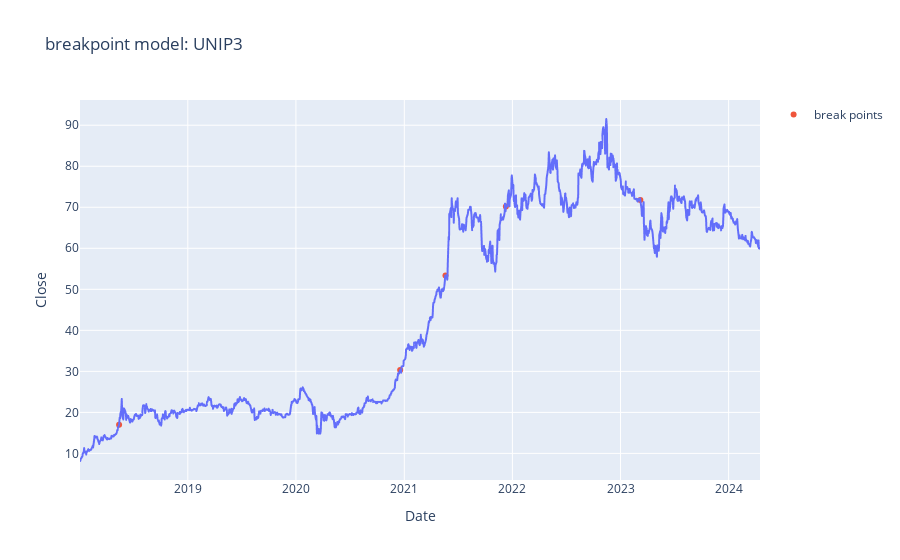

Source (notebook cell):
### Code cell
import plotly.graph_objects as go
figg = px.line(df,title=f'breakpoint model: {ticker}',y='Close',x='Date') 
figg.add_trace(go.Scatter(name="break points", x = df[df['breakpoint'] == -1]['Date'],y=df[df['breakpoint'] == -1]['Close'],mode='markers'))
figg.show()

### Figure 1 — Plotly figure (JSON) as saved in the notebook; plotly's stock layout.template omitted (floating-point values rounded to 4 significant figures; data arrays with more than 128 entries replaced by an {"elided": "..."} marker saying what was removed)
{"data": [{"hovertemplate": "Date=%{x}<br>Close=%{y}<extra></extra>", "legendgroup": "", "line": {"color": "#636efa", "dash": "solid"}, "marker": {"symbol": "circle"}, "mode": "lines", "name": "", "showlegend": false, "type": "scattergl", "x": {"elided": "1560 str values"}, "xaxis": "x", "y": {"elided": "1560 float values"}, "yaxis": "y"}, {"mode": "markers", "name": "break points", "type": "scatter", "x": ["2018-05-14T00:00:00-03:00", "2020-12-18T00:00:00-03:00", "2021-05-20T00:00:00-03:00", "2021-12-10T00:00:00-03:00", "2023-03-09T00:00:00-03:00"], "y": [17.01, 30.34, 53.35, 70.17, 71.8]}], "layout": {"legend": {"tracegroupgap": 0}, "title": {"text": "breakpoint model: UNIP3"}, "xaxis": {"anchor": "y", "domain": [0, 1], "title": {"text": "Date"}}, "yaxis": {"anchor": "x", "domain": [0, 1], "title": {"text": "Close"}}}}
